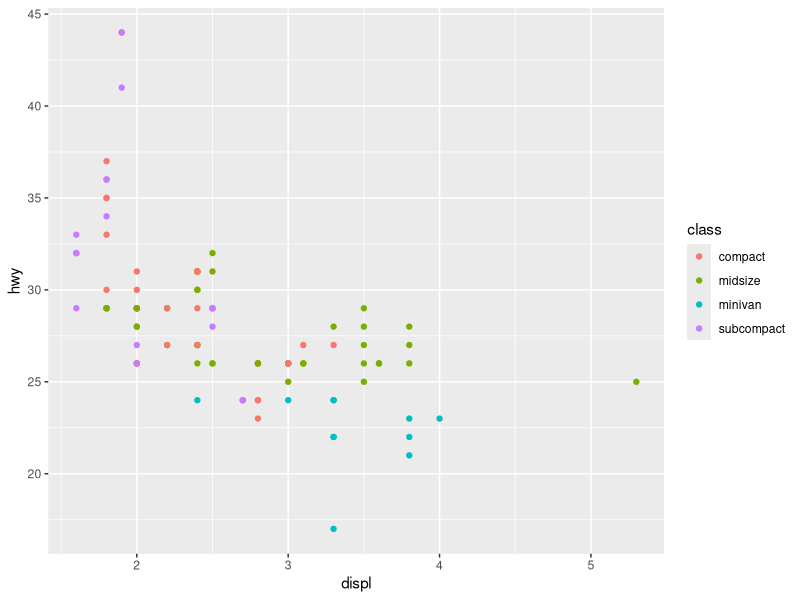
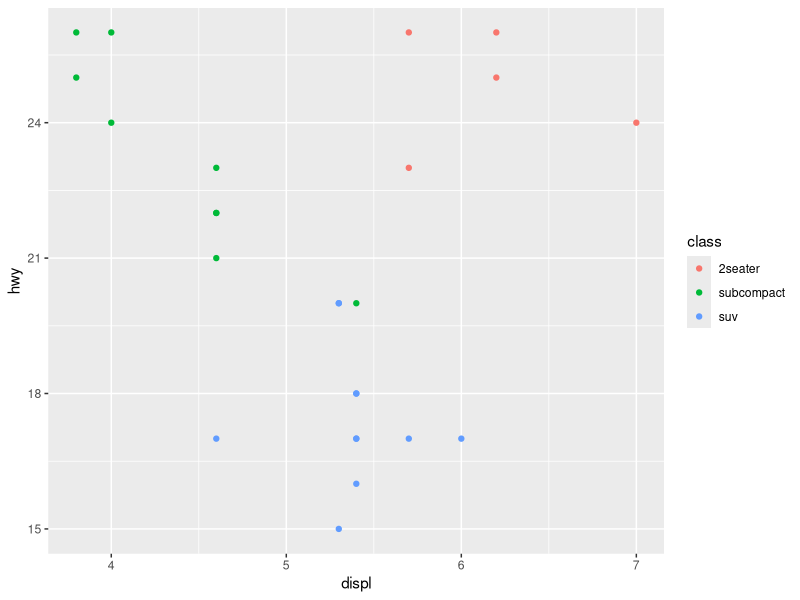
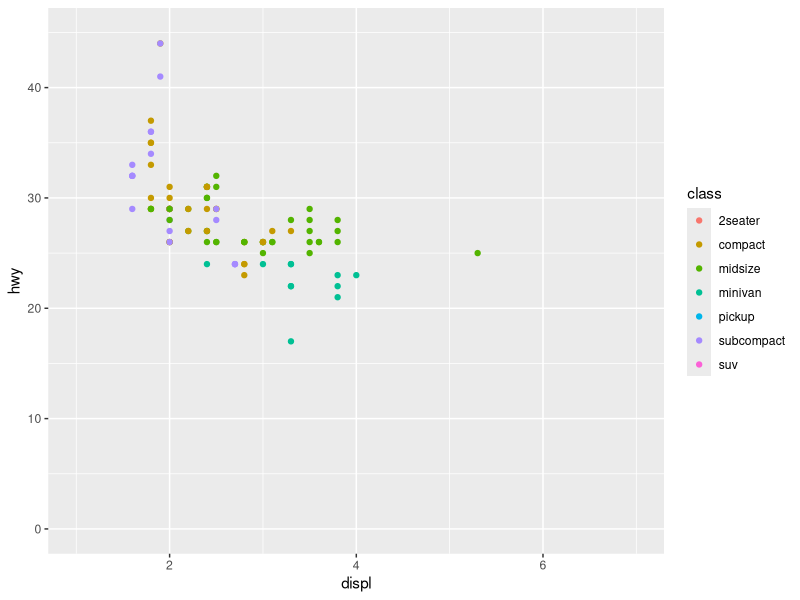
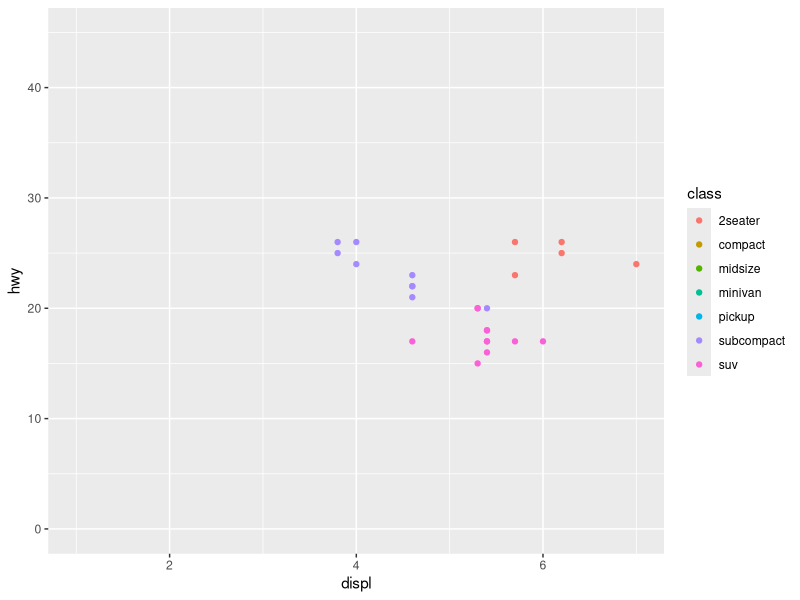
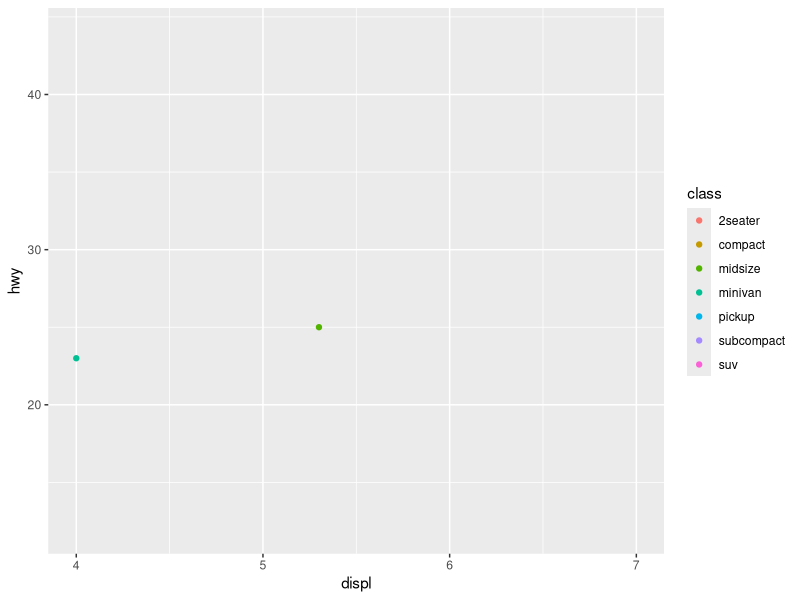
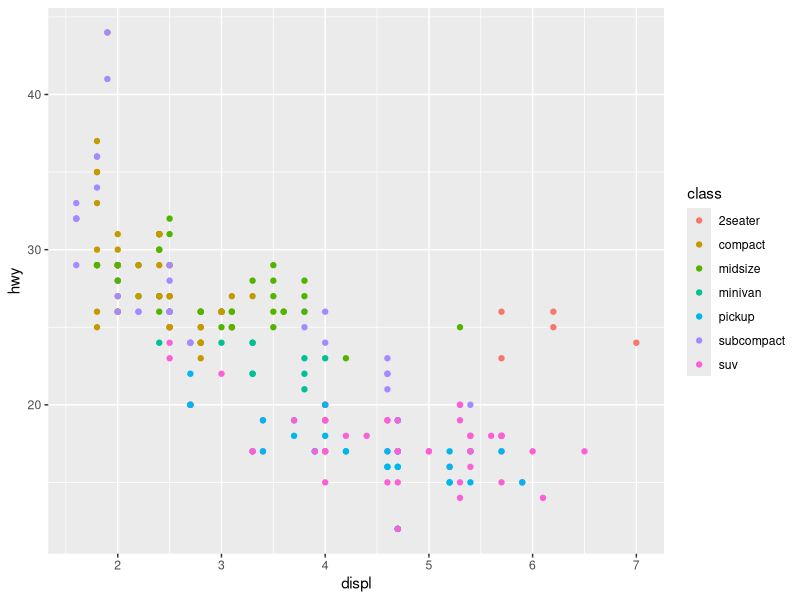
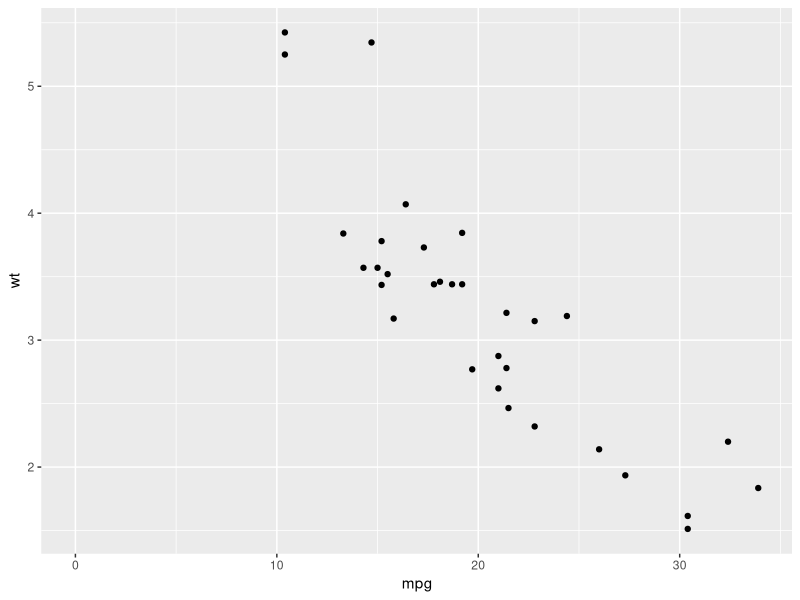
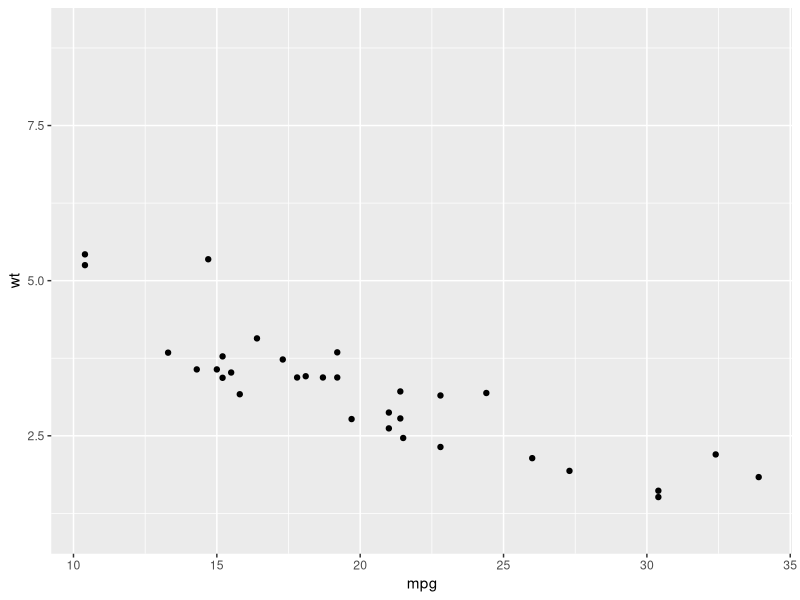

Generate these figures, in order, with R:
## ---- chunk 1
library(tidyverse)

## ---- chunk 2

# given
fwd <- subset(mpg, drv == "f")
rwd <- subset(mpg, drv == "r")


ggplot(fwd, aes(displ, hwy, colour = class)) + geom_point()
ggplot(rwd, aes(displ, hwy, colour = class)) + geom_point()

# make them match
fwd <- mpg %>%
  mutate(displ = if_else(drv == "f", displ, NA_real_))

rwd <- mpg %>%
  mutate(displ = if_else(drv == "r", displ, NA_real_))

ggplot(fwd, aes(displ, hwy, colour = class)) + 
  geom_point() +
  scale_x_continuous(limits = c(1,7)) +
  scale_y_continuous(limits = c(0,45))

ggplot(rwd, aes(displ, hwy, colour = class)) + 
  geom_point() +
  scale_x_continuous(limits = c(1,7)) +
  scale_y_continuous(limits = c(0,45))


## ---- chunk 3

ggplot(fwd, aes(displ, hwy, colour = class)) + 
  geom_point() +
  xlim(3,5) +
  xlim(4,7)

## ---- chunk 4

ggplot(mpg, aes(displ, hwy, colour = class)) + 
  geom_point() +
  scale_x_continuous(limits = c(NA, NA))

## ---- chunk 5

p <- ggplot(mtcars, aes(mpg, wt)) + geom_point()
p + expand_limits(x = 0)
p + expand_limits(y = c(1, 9))
p + expand_limits(x = 0, y = 0)

## ---- chunk 6

ggplot(mpg, aes(displ, hwy)) +
  geom_point() +
  scale_y_continuous(name = expression(Highway * (frac(miles,gallon))),
                     limits = c(12, 44)) +
  scale_x_continuous(name = "Displacement", breaks = c(2:7), 
                     labels = c("2.0L", "3.0L", "4.0L", "5.0L", "6.0L", "7.0L")
                     )

## not complete, not sure how to squish x axis to a shorter size

## ---- chunk 7

# http://rstudio-pubs-static.s3.amazonaws.com/224435_1a0eb58a057a4c69b1fe1eb21553ecef.html
df <- data.frame(x = 1:2, y = 1, z = "a")
p <- ggplot(df, aes(x, y)) + geom_point()
p + scale_x_continuous("X axis")
p + scale_x_continuous(breaks = scales::breaks_extended(n = 2),
                       labels = c(expression(underline(x)),
                                  expression(frac(x, y))))

# modified for labels

